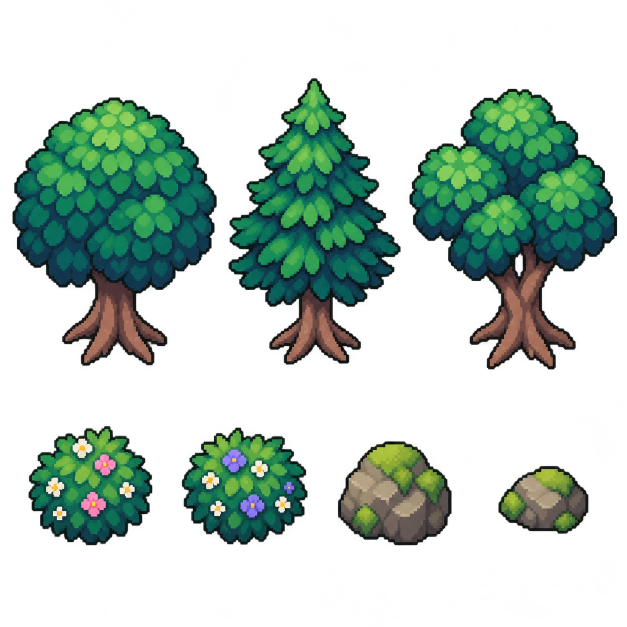
#> input picture art-src/codex/raw/exec-7895a231-f12d-40ea-9b57-929d7e6170b4.png, 1254 x 1254 px (shown at 1/2 size)
$ python slice.py
#> lines starting #> are read from the running program, lines starting #| are printed output that depends on the picture
"""Cut the Codex object sheet into game sprites and shrink the grass tile.

    python art-src/codex/slice.py

Codex draws at ~1254 px; the game wants its chunky pixels. Objects are found as separate
non-transparent blobs, cropped, shrunk by one shared factor (so sizes stay consistent), and their
alpha snapped to fully on/off so edges stay crisp.
"""
from collections import deque
from pathlib import Path

from PIL import Image

ROOT = Path(__file__).resolve().parents[2]
RAW = ROOT / "art-src/codex/raw"
SHEET = RAW / "exec-7895a231-f12d-40ea-9b57-929d7e6170b4.png"  # transparent object sheet
GRASS = RAW / "exec-447c681c-6e0d-4cbc-a8b8-20b6b4df22d2.png"
OUT_OBJ = ROOT / "art/test/objects"
OUT_BG = ROOT / "art/test/bg"
SCALE = 0.2
NAMES = ["tree_round", "tree_pine", "tree_cluster", "bush_pink", "bush_blue", "rock_big", "rock_small"]


def blobs(im: Image.Image, min_px: int = 3000):
    w, h = im.size
    a = im.getchannel("A").load()
    seen = bytearray(w * h)
    found = []
    for y in range(0, h, 2):
        for x in range(0, w, 2):
            if a[x, y] < 128 or seen[y * w + x]:
                continue
            q = deque([(x, y)])
            seen[y * w + x] = 1
            x0 = x1 = x
            y0 = y1 = y
            n = 0
            while q:
                cx, cy = q.popleft()
                n += 1
                x0, x1, y0, y1 = min(x0, cx), max(x1, cx), min(y0, cy), max(y1, cy)
                for nx, ny in ((cx + 1, cy), (cx - 1, cy), (cx, cy + 1), (cx, cy - 1)):
                    if 0 <= nx < w and 0 <= ny < h and not seen[ny * w + nx] and a[nx, ny] >= 128:
                        seen[ny * w + nx] = 1
                        q.append((nx, ny))
            if n >= min_px:
                found.append((x0, y0, x1 + 1, y1 + 1))
    # rows of items (trees on top, small things below), each row left to right
    found.sort(key=lambda b: (b[1] > h * 0.6, b[0]))
    return found


def main():
    OUT_OBJ.mkdir(parents=True, exist_ok=True)
    sheet = Image.open(SHEET).convert("RGBA")
#> sheet is the input picture: PIL image 1254x1254 RGBA; mean R, G, B, A 16.9, 34.9, 25.4, 82.3
    boxes = blobs(sheet)
#> boxes = [(25, 195, 433, 731), (457, 157, 801, 729), (819, 178, 1234, 739), (57, 852, 305, 1090), (364, 855, 615, 1089), (676, 883, 903, 1091), (997, 932, 1177, 1067)]
    if len(boxes) != len(NAMES):
        raise SystemExit(f"expected {len(NAMES)} objects, found {len(boxes)}: {boxes}")
    for name, box in zip(NAMES, boxes):
        crop = sheet.crop(box)
        size = (max(1, round(crop.width * SCALE)), max(1, round(crop.height * SCALE)))
        small = crop.resize(size, Image.BOX)
        r, g, b, a = small.split()
        a = a.point(lambda v: 255 if v >= 128 else 0)
        Image.merge("RGBA", (r, g, b, a)).save(OUT_OBJ / f"{name}.png")
        print(name, box, "->", size)
#> this loop made 7 passes
#> (name, box, size) on passes 1 to 7: ('tree_round', (25, 195, 433, 731), (82, 107)), ('tree_pine', (457, 157, 801, 729), (69, 114)), ('tree_cluster', (819, 178, 1234, 739), (83, 112)), ('bush_pink', (57, 852, 305, 1090), (50, 48)), ('bush_blue', (364, 855, 615, 1089), (50, 47)), ('rock_big', (676, 883, 903, 1091), (45, 42)), ('rock_small', (997, 932, 1177, 1067), (36, 27))
#| tree_round (25, 195, 433, 731) -> (82, 107)
#| tree_pine (457, 157, 801, 729) -> (69, 114)
#| tree_cluster (819, 178, 1234, 739) -> (83, 112)
#| bush_pink (57, 852, 305, 1090) -> (50, 48)
#| bush_blue (364, 855, 615, 1089) -> (50, 47)
#| rock_big (676, 883, 903, 1091) -> (45, 42)
#| rock_small (997, 932, 1177, 1067) -> (36, 27)
#> pass 1, in main, `crop = sheet.crop(box)`:
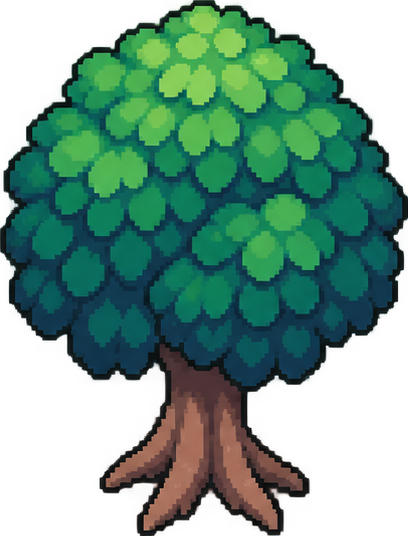
#> crop: PIL image 408x536 RGBA; mean R, G, B, A 25.5, 65.2, 49.1, 158.2; transparent parts drawn white
#> pass 1, in main, `small = crop.resize(size, Image.BOX)`:
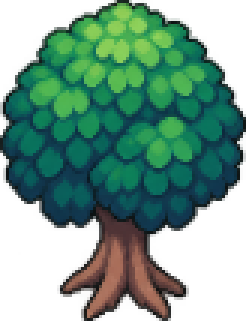
#> small: PIL image 82x107 RGBA (shown 3 times larger); mean R, G, B, A 25.2, 64.6, 48.4, 158.1; transparent parts drawn white
#> pass 1, in main, `r, g, b, a = small.split()`:
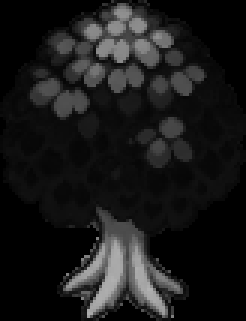
#> r: PIL image 82x107 L (shown 3 times larger); min 0, max 178, mean 25.2
#> pass 1, in main, `r, g, b, a = small.split()`:
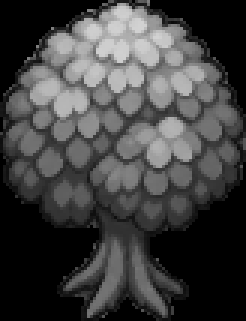
#> g: PIL image 82x107 L (shown 3 times larger); min 0, max 210, mean 64.6
    grass = Image.open(GRASS).convert("RGBA").resize((256, 256), Image.BOX)
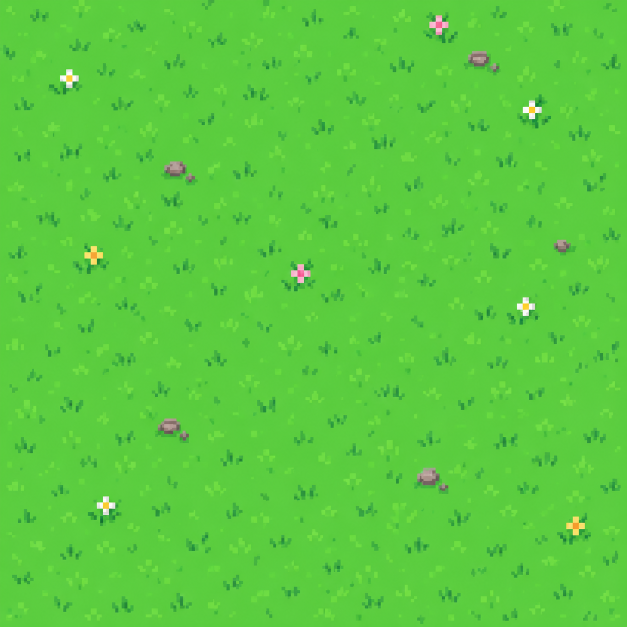
#> input picture art-src/codex/raw/exec-447c681c-6e0d-4cbc-a8b8-20b6b4df22d2.png, 1254 x 1254 px (shown at 1/2 size)
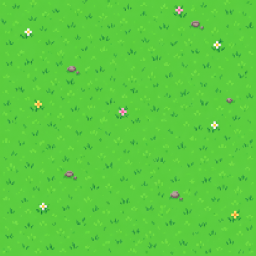
#> grass: PIL image 256x256 RGBA; mean R, G, B, A 90.8, 203.5, 63.7, 255
    grass.save(OUT_BG / "grass.png")
    print("grass -> 256x256")


if __name__ == "__main__":
    main()
